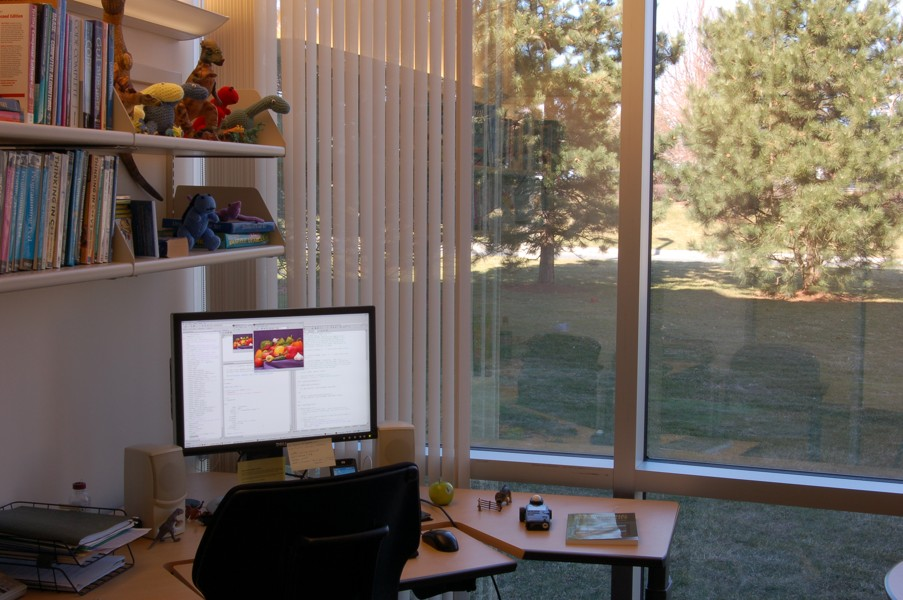
%> input picture 学习资料/《精通图像处理经典算法（MATLAB版）》配套资料/2/2-3-3/office.jpg, 903 x 600 px
$ octave chuizhijingxiang.m   (GNU Octave 9; MATLAB toolbox functions it lacks are replaced by stand-ins)
%> lines starting %> are read from the running program, lines starting %| are printed output that depends on the picture
I=imread('office.jpg');
%> I is the input picture: size 600x903x3 uint8; mean R, G, B 113.2, 102.4, 93.5
I=rgb2gray(I);
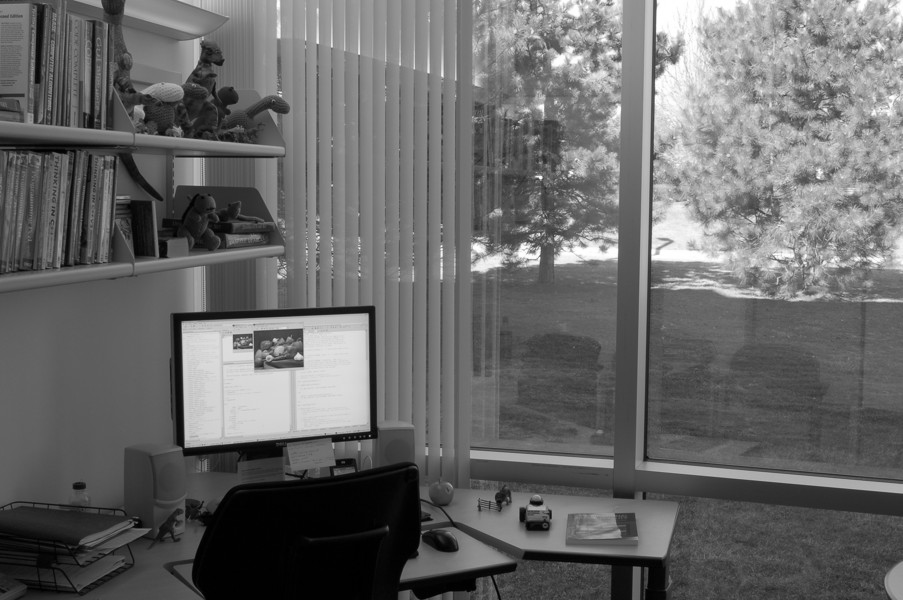
%> I: size 600x903 uint8; min 0, max 255, mean 104.6
subplot(1,2,1);
imshow(I);
title('原图');
I = double(I);
%> I: size 600x903 double
H=size(I);
%> H = [600 903]
I1(1:H(1,1),1:H(1,2))=I(H(1,1):-1:1,1:H(1,2));           %垂直镜像
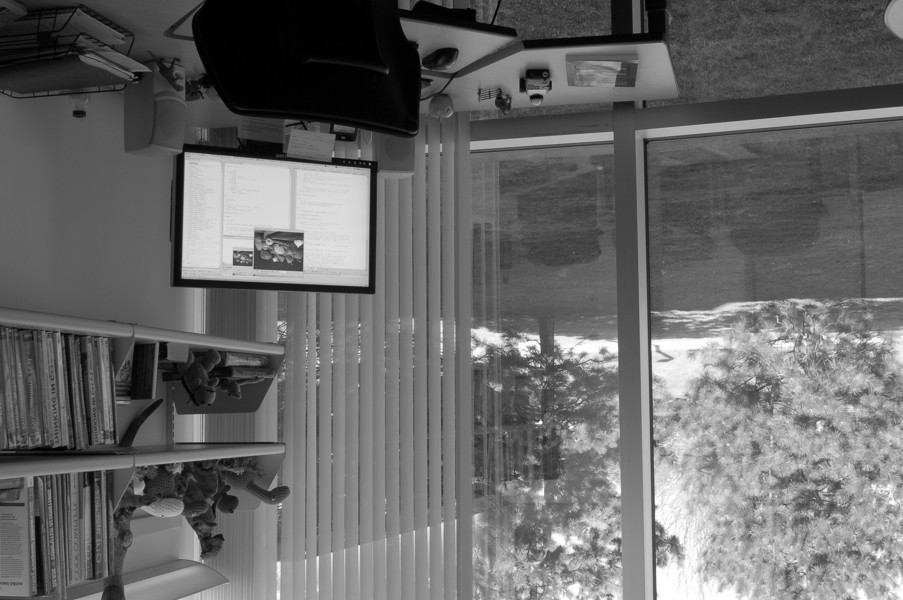
%> I1: size 600x903 double; min 0, max 255, mean 104.6; mean of the top-left, top-right, bottom-left and bottom-right quarters 81.9, 85.2, 102.4, 148.8
subplot(1,2,2);
imshow(uint8(I1));
title('垂直镜像');
